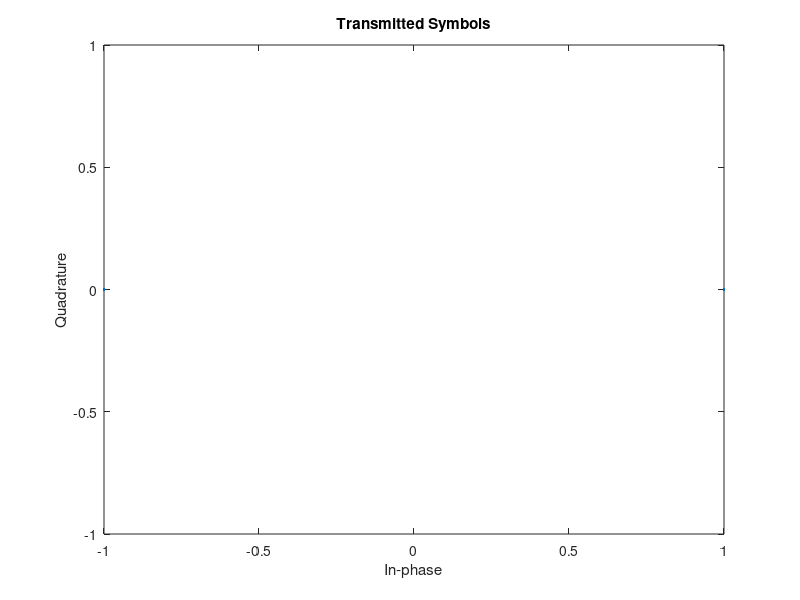
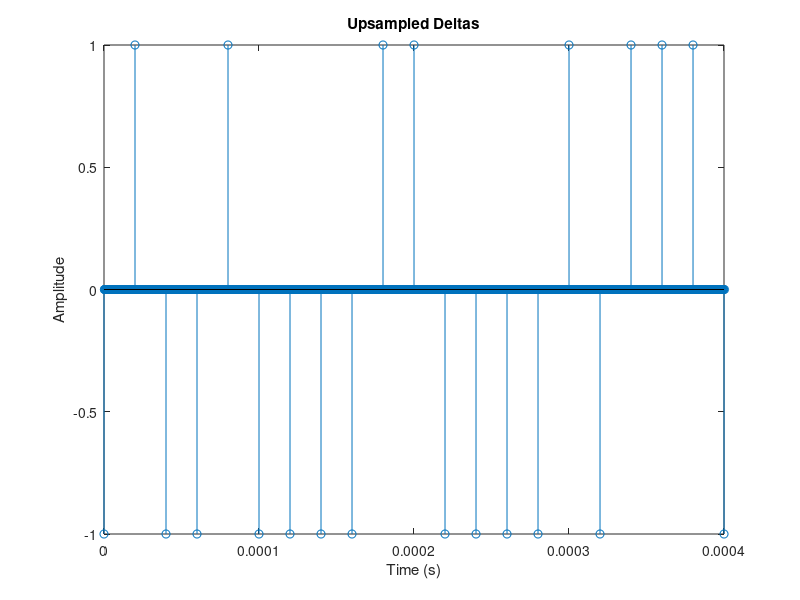

Write the MATLAB code that produced these figures, in order. (Note: this script raises an error after producing the figures.)
%% Simulation Setup

Fc = 1e6; % Carrier frequency in Hz
Fs = 4e6; % Sampling rate
Rs = 50e3; % Symbol rate in symbols/sec (baud)
B = 350e3; % Bandwidth

sps = Fs / Rs; % Number of samples per symbol
num_symbols = 368; % Number of symbols/bits to send
num_samples = num_symbols * sps; % Number of discrete samples

% Use these guys for plotting
t = linspace(0, num_symbols / Rs, num_samples); % Time variable
f = linspace(-Fs/2,Fs/2, num_samples); % Frequency variable

% Clear all previous figures before starting
close all;

%% Mapping Bits to Symbols

% Below are the bits for the binary message that we want to send

bits = [0 1 0 0 1 0 0 0 0 1 1 0 0 0 0 1 0 1 1 1 0 0 1 0 0 1 1 0 0 1 0 0 0 1,... 
        1 1 0 1 1 1 0 1 1 0 0 0 0 1 0 1 1 1 0 0 1 0 0 1 1 0 0 1 0 1 0 0 1 0,...
        0 0 0 0 0 1 0 1 0 0 1 1 0 1 1 1 0 1 0 1 0 1 1 0 0 0 1 1 0 1 1 0 1 0,...
        1 1 0 1 1 1 0 0 1 1 0 0 1 0 0 0 0 0 0 1 0 1 0 0 1 1 0 1 1 1 0 1 1 1,...
        0 1 1 0 1 0 0 1 0 1 1 1 0 1 0 0 0 1 1 0 0 0 1 1 0 1 1 0 1 0 0 0 0 0,...
        1 0 0 0 0 0 0 1 0 1 0 1 0 0 0 1 1 0 1 1 1 1 0 0 1 0 0 0 0 0 0 1 0 0,...
        0 0 1 1 0 1 1 0 1 1 1 1 0 1 1 0 1 1 0 1 0 1 1 1 0 0 0 0 0 1 1 1 0 1,...
        0 1 0 1 1 1 0 1 0 0 0 1 1 0 0 1 0 1 0 1 1 1 0 0 1 0 0 0 1 0 0 0 0 0,...
        0 1 0 0 0 1 0 1 0 1 1 0 1 1 1 0 0 1 1 0 0 1 1 1 0 1 1 0 1 0 0 1 0 1,...
        1 0 1 1 1 0 0 1 1 0 0 1 0 1 0 1 1 0 0 1 0 1 0 1 1 1 0 0 1 0 0 1 1 0,...
        1 0 0 1 0 1 1 0 1 1 1 0 0 1 1 0 0 1 1 1 0 0 1 0 0 0 0 1];

% Convert to BPSK Symbols (1's and -1's)
symbols = bits;
symbols(symbols == 0) = -1;

% Visualize BPSK Symbols in a Constellation Diagram
scatterplot(symbols);
title("Transmitted Symbols");

%% Represent Symbols as Time Shifted Deltas

% Use upsample to form a delta train
deltas = upsample(symbols, sps);

% Visualize Deltas (xlimited to only first ~20 symbols)
figure;
stem(t, deltas);
title("Upsampled Deltas");
xlabel('Time (s)');
ylabel('Amplitude');
xlim([0, 0.0004]);

%% Filter Deltas with Transmitter Filter

% Use an SRRC as the pulse shape filter 
beta = 0.5; % RRC rolloff factor
span = 5; % number of symbols for length of filter impulse response
ps_filter = rcosdesign(beta, span, sps, 'sqrt'); 

% Convolve the deltas with the rectangular window
transmited_baseband = conv(deltas, ps_filter, 'same'); 

% Visualize Transmitted Baseband Signal
figure;
plot(t, transmited_baseband);
title("Transmited Baseband Signal");
xlabel('Time (s)');
ylabel('Amplitude');
xlim([0, 0.0004]);

%% Modulate Baseband Signal to Passband

% TODO 1.1: Edit modulate_carrier to implement a constant phase_offset
% Hint: Add phase_offset as an input paramter to modulate_carrier

phase_offset = pi/4;
transmitted_signal = modulate_carrier(transmited_baseband, Fc, t, phase_offset);

%% Transmit Through Wireless Channel

snr = 10;
% received_signal = add_channel_impairments(transmitted_signal, B, Fc, Fs, snr);
received_signal = transmitted_signal;
% Plot the Received Signal
figure;
plot(t, received_signal)
title("Received Signal")
xlabel('Time (s)');
ylabel('Amplitude');
xlim([0, 0.0004]);

%% Demodulation

% TODO 1.2: Encorporate a frequency offset
frequency_offset = Fc * 0.01;
Fr = Fc + frequency_offset;

% TODO 3.0.0 Comment below line out so we can replace with the costas_loop function
% [I, Q] = naive_demod(received_signal, Fr, Fs, t);

% TODO 3.0.1: and normalize the signal for stability of PID tuning constants
% Hint: Use the normalize function
normalized_signal = normalize(received_signal);

% PID Tuning Constants
Kp = 0.1;
Ki = 0.002;
Kd = 0;

% TODO: Uncomment line below and complete Costas Loop function
[I, Q, theta, err] = costas_loop(normalized_signal, Fc, Fs, t, Kp, Ki, Kd);

figure;
plot(t, I)
title("Received In Phase Component")
xlabel('Time (s)');
ylabel('Amplitude');
xlim([0, 0.0004]);

%% Apply Receiver Impulse Response

% Combine I and Q components to construct the received baseband signal (I + jQ)
received_baseband = I + 1j * Q;

% Convolve the received baseband signal with the receiver filter
received_samples = conv(received_baseband, ps_filter, 'same'); 

%% Sample and Detect Symbols

% (Naively) sample the received signal at the symbol rate to get the received symbols
received_symbols = downsample(received_samples, sps);

% Visualize the received symbols in a constellation diagram (scatterplot)
scatterplot(received_symbols);
title("Received Symbols");

% Apply Thresholding to detect the symbols (turning them back to 1's and -1's)
received_symbols(received_symbols > 0) = 1;
received_symbols(received_symbols <= 0) = -1;

%% Map Symbols back to Bits

% Map the detected symbols back to bits (turn them back to 1's and 0's
detected_bits = received_symbols;
detected_bits(detected_bits == -1) = 0;

% Calculate Bit Error Rate
num_bit_errors = sum(detected_bits(1:length(bits)) ~= bits)
BER = 100 * num_bit_errors / length(bits)

%% Decode and Display Message

% If you have successfully decoded the message, you should see a nice
% message
s = string(detected_bits);
s = strjoin(s);
s = strrep(s, " ", "");
disp(s);
s_len = length(char(s))
inputString = char(s);
binaryString = inputString(1:end-mod(length(inputString),8));
binaryChunks = reshape(binaryString, 8, []).';
asciiChars = char(bin2dec(binaryChunks)).';
disp(asciiChars);
